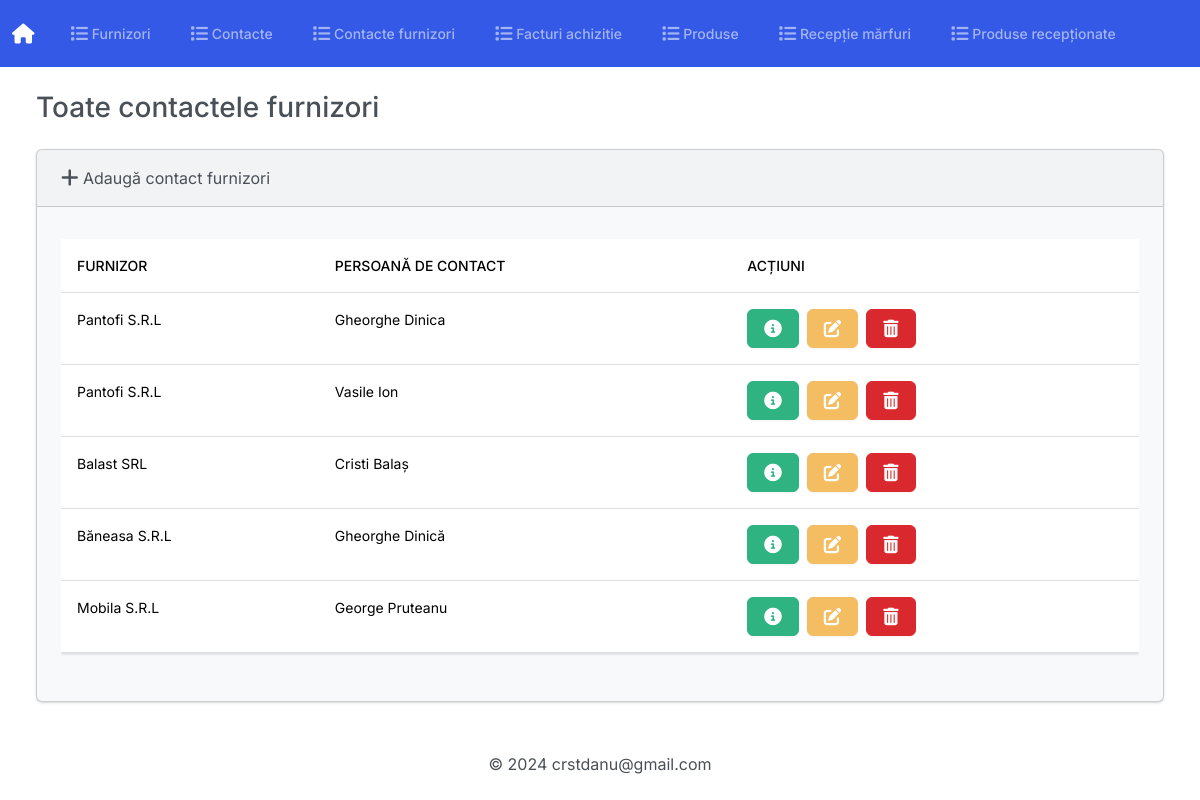
Page /contacte_furnizori on the committed database.
### Gestiune/models.py (models this page shows, shortened)
class ContactFurnizor(models.Model):
    class Meta:
        verbose_name_plural = 'Contact Furnizori'
    furnizor = models.ForeignKey(Furnizor, on_delete=models.CASCADE)
    persoana_de_contact = models.CharField(max_length=255)

class Furnizor(models.Model):
    class Meta:
        verbose_name_plural = 'Furnizori'
    cui = models.CharField(max_length=9, unique=True)
    nume = models.CharField(max_length=100, default='')
    adresa = models.CharField(max_length=255, default='')
    numar_reg_com = models.CharField(max_length=15, default='')
    telefon = models.CharField(max_length=15, default='')
    def __str__(self):
        return f'{self.nume}'

### Gestiune/views.py (the view)
# urls.py: path('contacte_furnizori', views.index_contacte_furnizori,
def index_contacte_furnizori(request):
    return render(request, 'Gestiune/contacte_furnizori/index.html', {'contacte_furnizori': ContactFurnizor.objects.all()})

### Gestiune/templates/Gestiune/contacte_furnizori/index.html (shortened to what this page needs)
{% extends "Gestiune/base.html" %}
{% block body %}
<h3 class="m-4">Toate contactele furnizori</h3>
<div class="row">
    <div class="col-12">
        {% if contacte_furnizori %}
        <div class="card bg-light ms-4 me-4 mb-4">
            <div class="card-header">
                <a class="nav-link" href="{% url 'adauga_contact_furnizor' %}">
                    <i class="fa-solid fa-plus fa-lg"></i> Adaugă contact furnizori
                </a>
            </div>
            <div class="card-body">
                <p class="card-text">
                <div class="table-responsive">
                    <table class="table table-hover">
                        <thead>
                            <tr>
                                <th scope="col">Furnizor</th>
                                <th scope="col">Persoană de contact</th>
                                <th scope="col">Acțiuni</th>
                            </tr>
                        </thead>
                        <tbody>
                            {% for contact_furnizor in contacte_furnizori %}
                            <tr>
                                <td>{{ contact_furnizor.furnizor }}</td>
                                <td>{{ contact_furnizor.persoana_de_contact }}</td>
                                <td>
                                    <button type="button" class="btn btn-success me-1"
                                        href="{% url 'vezi_contact_furnizor' contact_furnizor.id %}"
                                        data-bs-toggle="modal" data-bs-target="#myModal{{contact_furnizor.id}}">
                                    </button>
                                    <a class="btn btn-warning me-1"
                                        href="{% url 'editeaza_contact_furnizor' contact_furnizor.id %}">
                                    </a>
                                    <button type="button" class="btn btn-danger" data-bs-toggle="modal"
                                        data-bs-target="#delete{{contact_furnizor.id}}">
                                    </button>
                                </td>
                            </tr>
                            {% endfor %}
                        </tbody>
                    </table>
                </div>
                </p>
            </div>
        </div>
        {% else %}
        <h5 class="alert alert-primary ms-4 me-4">Nu sunt înregistrări</h5>
        {% endif %}
    </div>
</div>
{% endblock %}

### rows in the picture
ContactFurnizor: furnizor "Pantofi S.R.L", persoana_de_contact "Gheorghe Dinica"
ContactFurnizor: furnizor "Pantofi S.R.L", persoana_de_contact "Vasile Ion"
ContactFurnizor: furnizor "Balast SRL", persoana_de_contact "Cristi Balaș"
ContactFurnizor: furnizor "Băneasa S.R.L", persoana_de_contact "Gheorghe Dinică"
ContactFurnizor: furnizor "Mobila S.R.L", persoana_de_contact "George Pruteanu"
